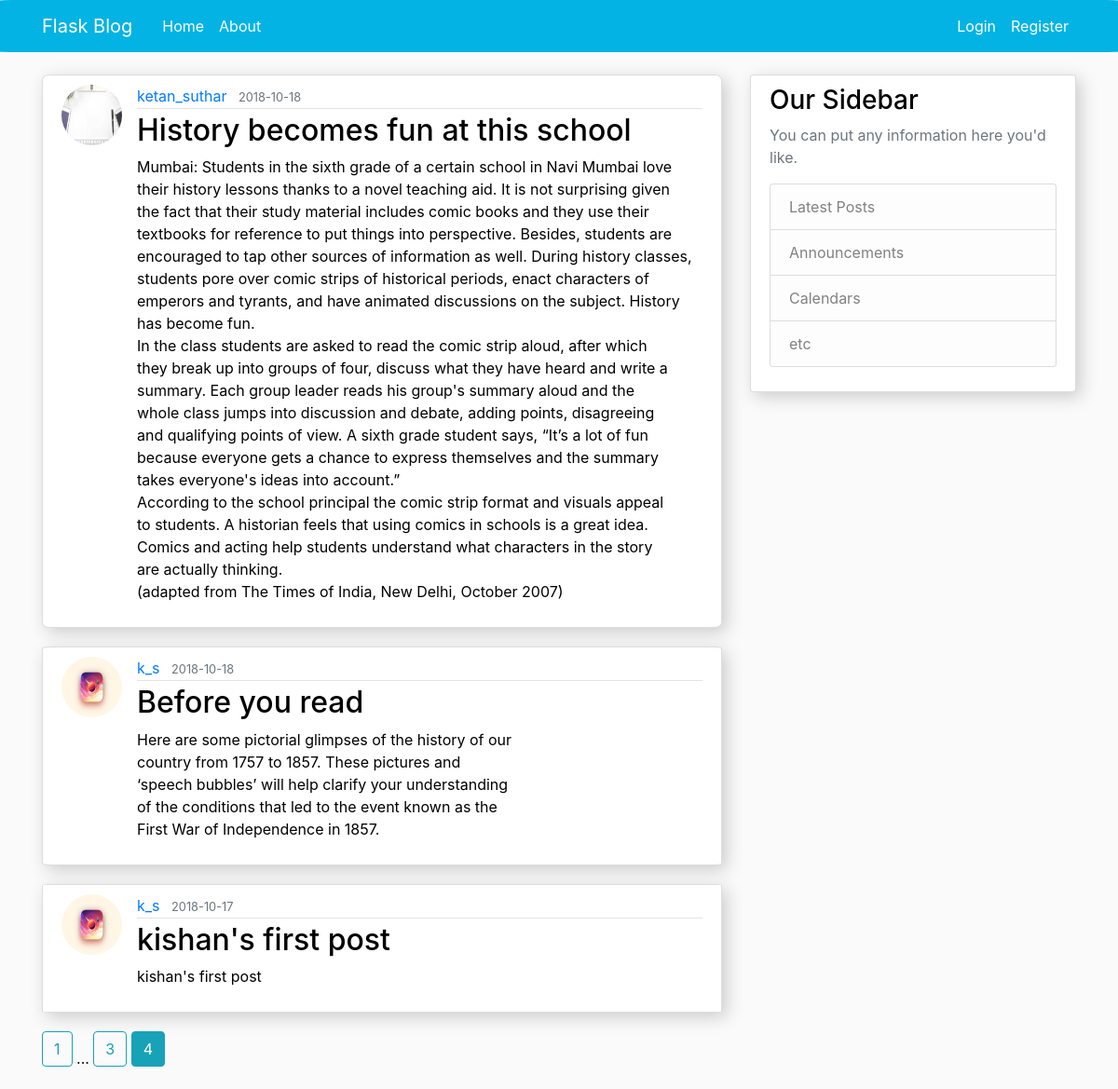
/home?page=4, run on the app's committed database.
### index/models.py (models this page shows, shortened)
class Post(db.Model):
    id = db.Column(db.Integer, primary_key=True)
    title = db.Column(db.String(100), nullable=False)
    date_posted = db.Column(db.DateTime, nullable=False, default=datetime.utcnow)
    content = db.Column(db.Text, nullable=False)
    user_id = db.Column(db.Integer, db.ForeignKey('user.id'), nullable=False)

class User(db.Model, UserMixin):
    id = db.Column(db.Integer, primary_key=True)
    username = db.Column(db.String(20), unique=True, nullable=False)
    email = db.Column(db.String(120), unique=True, nullable=False)
    image_file = db.Column(db.String(20), nullable=False, default='default.jpg')
    password = db.Column(db.String(60), nullable=False)
    posts = db.relationship('Post', backref='author', lazy=True)

### index/routes.py (the view)
@app.route("/")
@app.route("/home")
def home():
	page =request.args.get('page',1,type=int)
	post = Post.query.order_by(Post.date_posted.desc()).paginate(page=page,per_page=3)
	return render_template('index.html',posts=post,title='ketan\' blog')

### index/templates/index.html
{% extends "layout.html" %}
{% block content %}
	{% for post in posts.items %}
		<article class="media content-section">
			<img class="rounded-circle article-img" src="{{ url_for('static',filename='profile_pics/'+post.author.image_file) }}">
		  <div class="media-body">
		    <div class="article-metadata">
		      <a class="mr-2" href="{{ url_for('user_posts', username=post.author.username) }}">{{ post.author.username }}</a>
		      <small class="text-muted">{{ post.date_posted.strftime('%Y-%m-%d') }}</small>
		    </div>
		    <h2><a class="article-title" href="{{ url_for('post',post_id=post.id) }}">{{ post.title }}</a></h2>
		    <p class="article-content">{{ post.content }}</p>
		  </div>
		</article>
	{% endfor %}
	{% for page_num in posts.iter_pages(left_edge=1, right_edge=1, left_current=1, right_current=2) %}
		{% if page_num %}
	        {% if posts.page == page_num %}
	          <a class="btn btn-info mb-4" href="{{ url_for('home', page=page_num) }}">{{ page_num }}</a>
	        {% else %}
	          <a class="btn btn-outline-info mb-4" href="{{ url_for('home', page=page_num) }}">{{ page_num }}</a>
	        {% endif %}
      	{% else %}
        ...
      	{% endif %}
	{% endfor %}
{% endblock content %}

### index/templates/layout.html (shortened to what this page needs)
<!DOCTYPE html>
<html>
<head>
    <link rel="stylesheet" href="https://maxcdn.bootstrapcdn.com/bootstrap/4.0.0/css/bootstrap.min.css">
     <link rel="stylesheet" type="text/css" href="{{ url_for('static',filename='main.css')}}">
</head>
<body>
	<header class="site-header">
	  <nav class="navbar navbar-expand-md navbar-dark bg-steel fixed-top">
	    <div class="container" id="container">
	      <a class="navbar-brand mr-4" href="/">Flask Blog</a>
	      <div class="collapse navbar-collapse" id="navbarToggle">
	        <div class="navbar-nav mr-auto">
	          <a class="nav-item nav-link" href="{{ url_for('home') }}">Home</a>
	          <a class="nav-item nav-link" href="{{ url_for('about') }}">About</a>
	        </div>
	        <div class="navbar-nav">
	        	{% if current_user.is_authenticated %}
	        		<a class="nav-item nav-link mt-1" href="{{ url_for('new_post') }}">New Post</a>
	          		<a class="nav-item nav-link" href="{{ url_for('account') }}">
		          		<img class="rounded-circle layout-img" src="{{ url_for('static',filename='profile_pics/'+current_user.image_file) }}">
		          		{{ current_user.username }}
	          		</a>
	          		<a class="nav-item nav-link mt-1" href="{{ url_for('logout') }}">Logout</a>
	          	{% else %}
	          		<a class="nav-item nav-link" href="{{ url_for('login') }}">Login</a>
	          		<a class="nav-item nav-link" href="{{ url_for('register') }}">Register</a>
	          	{% endif %}
	        </div>
	      </div>
	    </div>
	  </nav>
	</header>
	<main role="main" class="container">
	  <div class="row">
	    <div class="col-md-8">
	    	{% block content %}{% endblock %}
	    </div>
	    <div class="col-md-4">
	      <div class="content-section" id="bootstrap-overrides">
	        <h3>Our Sidebar</h3>
	        <p class='text-muted'>You can put any information here you'd like.
	          <ul class="list-group">
	            <li class="list-group-item list-group-item-light">Latest Posts</li>
	            <li class="list-group-item list-group-item-light">Announcements</li>
	            <li class="list-group-item list-group-item-light">Calendars</li>
	            <li class="list-group-item list-group-item-light">etc</li>
	          </ul>
	        </p>
	      </div>
	    </div>
	  </div>
	</main>
</body>
</html>

### index/static/main.css (style rules this page uses)
body { background: #fafafa; color: #000; margin-top: 5rem; }
h1, h2, h3, h4, h5, h6 { color: black; }
.navbar-brand { color : black; }
.bg-steel { background-color: #02b3e4; border-radius: 1%; }
.site-header .navbar-nav .nav-link { color: white; }
.content-section { background: #ffffff; padding: 10px 20px; border: 1px solid #dddddd; border-radius: 1%; margin-bottom: 20px; box-shadow:5px 5px 18px 0px #cccccc; }
.article-title { color: black; }
.article-content { white-space: pre-line; }
.article-img { height: 65px; width: 65px; margin-right: 16px; }
.article-metadata { padding-bottom: 1px; margin-bottom: 4px; border-bottom: 1px solid #e3e3e3 }

### data on the page
Post: image_file (picture), author.username "ketan_suthar", date_posted "2018-10-18", title "History becomes fun at this school", content "Mumbai: Students in the sixth grade of a certain school in Navi Mumbai love their history lessons thanks to a novel teaching aid. It is not surprising given the fact that their study material includes comic books and they use their textbooks for reference to put things into perspective. Besides, students are encouraged to tap other sources of information as well. During history classes, students pore over comic strips of historical periods, enact characters of emperors and tyrants, and have animated discussions on the subject. History has become fun. In the class students are asked to read the comic strip aloud, after which they break up into groups of four, discuss what they have heard and…"
Post: image_file (picture), author.username "k_s", date_posted "2018-10-18", title "Before you read", content "Here are some pictorial glimpses of the history of our country from 1757 to 1857. These pictures and ‘speech bubbles’ will help clarify your understanding of the conditions that led to the event known as the First War of Independence in 1857."
Post: image_file (picture), author.username "k_s", date_posted "2018-10-17", title "kishan's first post", content "kishan's first post"

### other printed values
{{ page_num }} "1" "3"
{{ page_num }} "4"
